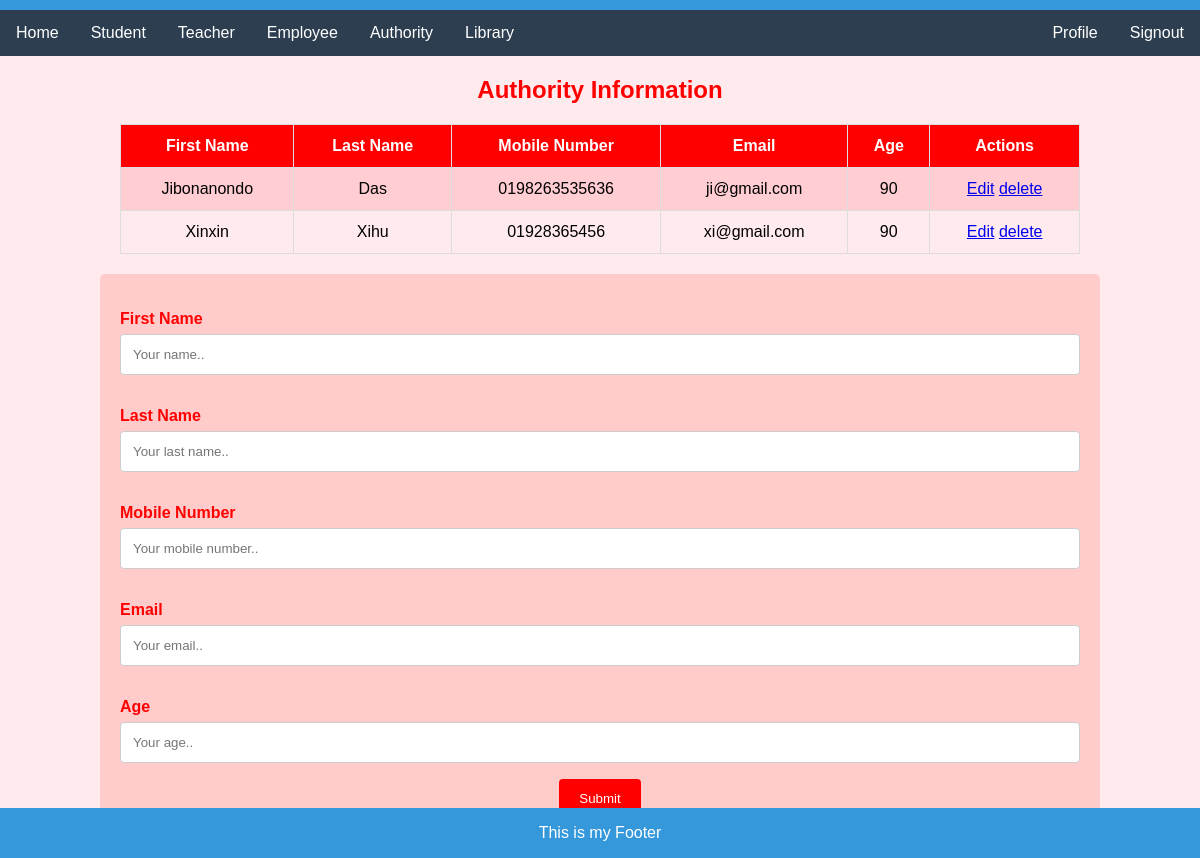
Before: /authorityPage with the older database file.
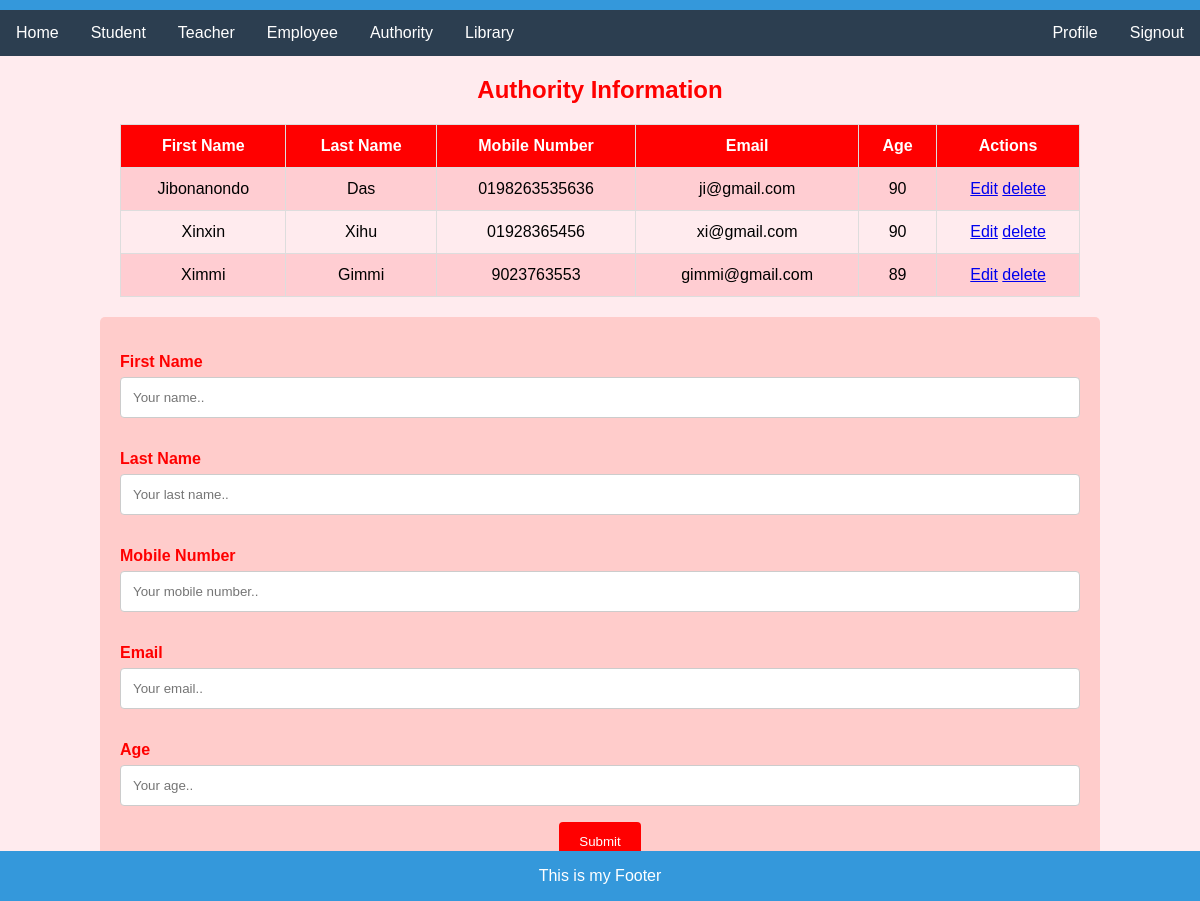
After: the same page with the newer database file.
### myApp/models.py (models this page shows, shortened)
class Authority(models.Model):
    First_Name=models.CharField(max_length=100, null=True)
    Last_Name=models.CharField(max_length=100, null=True)
    Mobile=models.CharField(max_length=100, null=True)
    Email=models.CharField(max_length=100, null=True)
    Age=models.CharField(max_length=100, null=True)

### myProject/views.py (the view)
# urls.py: path('authorityPage',authorityPage,name="authorityPageUrl"),
def authorityPage(request):
    authority = Authority.objects.all()
    context={
        "auth":authority,
    }
    return render(request,"authority.html",context)

### template/authority.html (shortened to what this page needs)
{% extends "home.html" %}
{% block content %}
<!DOCTYPE html>
<html lang="en">
<head>
</head>
<body>
  <h2>Authority Information</h2>
  <table>
    <tr>
      <th>First Name</th>
      <th>Last Name</th>
      <th>Mobile Number</th>
      <th>Email</th>
      <th>Age</th>
      <th>Actions</th>
    </tr>
    {% for i in auth %}
    <tr>
      <td>{{i.First_Name}}</td>
      <td>{{i.Last_Name}}</td>
      <td>{{i.Mobile}}</td>
      <td>{{i.Email}}</td>
      <td>{{i.Age}}</td>
      <td>
        <a href="{% url 'editAuthority' i.id  %}">Edit</a>
        <a href="{% url 'deleteAuthority' i.id  %}">delete</a>
      </td>
    </tr>
    {% endfor %}
  </table>
  <div class="container">
    <form action="{%url 'authorityAdd'%}" method='post'>
    <form>
      <label for="fname">First Name</label>
      <input type="text" id="fname" name="fname" placeholder="Your name..">
      <label for="lastname">Last Name</label>
      <input type="text" id="lastname" name="lname" placeholder="Your last name..">
      <label for="Mobile">Mobile Number</label>
      <input type="text" id="lname" name="mobile" placeholder="Your mobile number..">
      <label for="email">Email</label>
      <input type="text" id="email" name="email" placeholder="Your email..">
      <label for="age">Age</label>
      <input type="text" id="age" name="age" placeholder="Your age..">
      <input type="submit" value="Submit">
    </form>
  </div>
</body>
</html>
{% endblock %}

Changed rows visible on the page:
added Authority: First_Name "Ximmi", Last_Name "Gimmi", Mobile "9023763553", Email "gimmi@gmail.com", Age "89"
